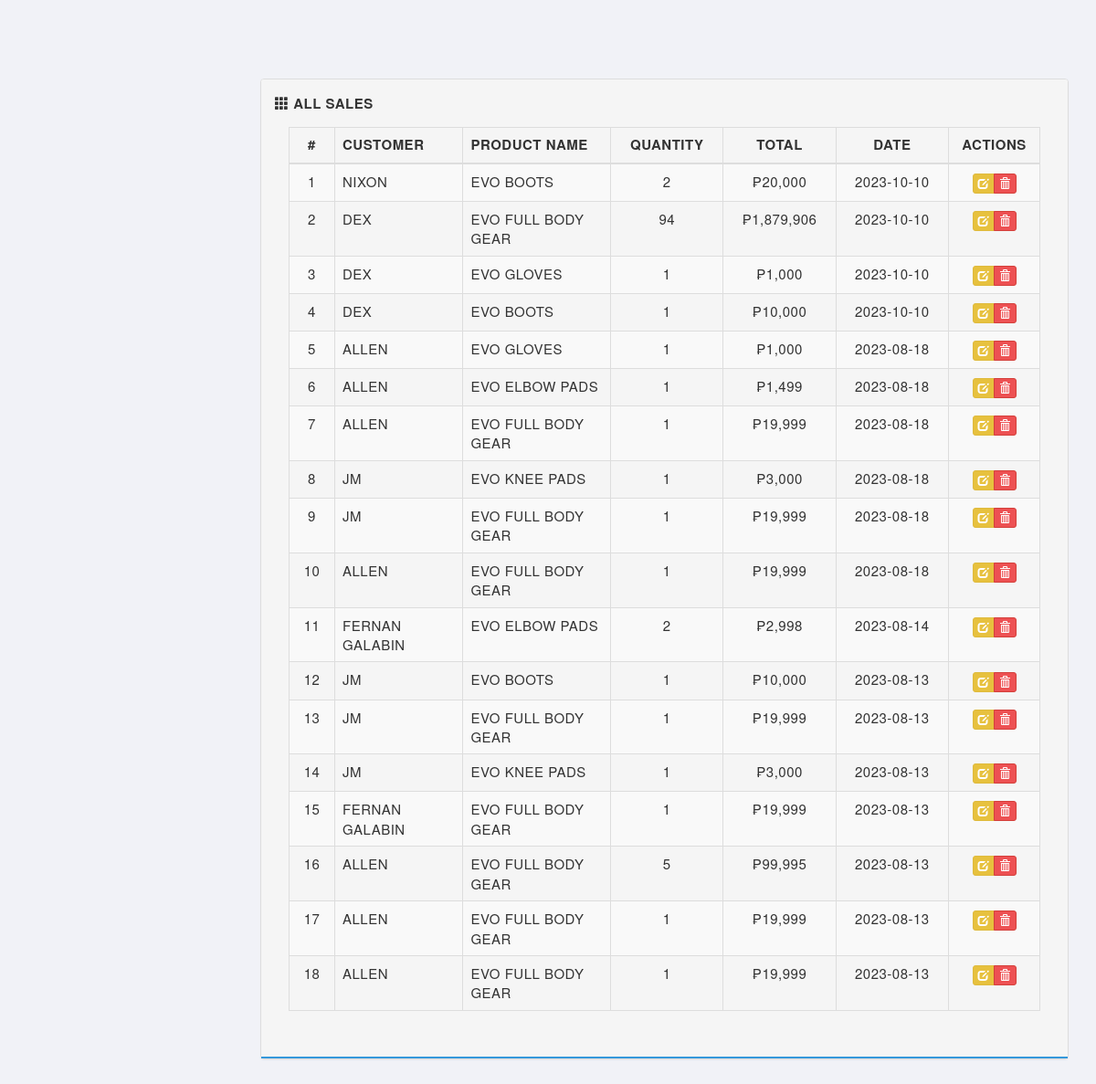
The page /sales.php on the database its author committed.
### tables this page shows
CREATE TABLE `sales` (
  `id` int(11) UNSIGNED NOT NULL,
  `customer_id` int(11) NOT NULL,
  `product_id` int(11) UNSIGNED NOT NULL,
  `qty` int(11) NOT NULL,
  `price` decimal(25,2) NOT NULL,
  `date` date NOT NULL
);

CREATE TABLE `customers` (
  `id` int(11) NOT NULL,
  `fullname` varchar(255) NOT NULL,
  `address` varchar(255) NOT NULL,
  `phone` varchar(255) NOT NULL,
  `created_at` date NOT NULL DEFAULT current_timestamp()
);

CREATE TABLE `products` (
  `id` int(11) UNSIGNED NOT NULL,
  `name` varchar(255) NOT NULL,
  `quantity` varchar(50) DEFAULT NULL,
  `buy_price` decimal(25,2) DEFAULT NULL,
  `sale_price` decimal(25,2) NOT NULL,
  `categorie_id` int(11) UNSIGNED NOT NULL,
  `media_id` int(11) DEFAULT 0,
  `date` datetime NOT NULL
);

### includes/sql.php (called while the page is built, shortened)
<?php
  require_once('includes/load.php');
function find_by_sql($sql)
{
  global $db;
  $result = $db->query($sql);
  $result_set = $db->while_loop($result);
 return $result_set;
}
 function find_all_sale(){
   $sql  = "SELECT s.id,s.qty,s.price,s.date,p.name, c.fullname
            FROM sales s
            LEFT JOIN products p ON s.product_id = p.id
            LEFT JOIN customers c ON s.customer_id = c.id
            ORDER BY s.date DESC";
   return find_by_sql($sql);
 }
?>

### includes/database.php (called while the page is built, shortened)
<?php
class MySqli_DB {
    private $con;
    public $query_id;
public function db_connect()
{
  $this->con = mysqli_connect(DB_HOST,DB_USER,DB_PASS);
  if(!$this->con)
         {
           die(" Database connection failed:". mysqli_connect_error());
         } else {
           $select_db = $this->con->select_db(DB_NAME);
         }
}
public function query($sql)
   {
      if (trim($sql != "")) {
          $this->query_id = $this->con->query($sql);
      }
       return $this->query_id;
   }
public function fetch_array($statement)
{
  return mysqli_fetch_array($statement);
}
public function while_loop($loop){
   $results = array();
   while ($result = $this->fetch_array($loop)) {
      $results[] = $result;
   }
 return $results;
}
}
$db = new MySqli_DB();
?>

### includes/functions.php (called while the page is built, shortened)
<?php
function remove_junk($str){
  $str = nl2br($str);
  $str = htmlspecialchars(strip_tags($str, ENT_QUOTES));
  return $str;
}
function count_id(){
  static $count = 1;
  return $count++;
}
?>

### sales.php (the view, shortened to what this page needs)
<?php
$sales = find_all_sale();
?>
<?php include_once('layouts/header.php'); ?>
<div class="row">
  <div class="col-md-6">
  </div>
</div>
  <div class="row">
    <div class="col-md-12">
      <div class="panel panel-default">
        <div class="panel-heading clearfix">
          <strong>
            <span class="glyphicon glyphicon-th"></span>
            <span>All Sales</span>
          </strong>
        <div class="panel-body">
          <table class="table table-bordered table-striped">
            <thead>
              <tr>
                <th class="text-center" style="width: 50px;">#</th>
                <th> Customer</th>
                <th> Product name </th>
                <th class="text-center" style="width: 15%;"> Quantity</th>
                <th class="text-center" style="width: 15%;"> Total </th>
                <th class="text-center" style="width: 15%;"> Date </th>
                <th class="text-center" style="width: 100px;"> Actions </th>
             </tr>
            </thead>
           <tbody>
             <?php foreach ($sales as $sale):?>
             <tr>
               <td class="text-center"><?php echo count_id();?></td>
               <td><?php echo remove_junk($sale['fullname']); ?></td>
               <td><?php echo remove_junk($sale['name']); ?></td>
               <td class="text-center"><?php echo (int)$sale['qty']; ?></td>
               <td class="text-center">₱<?php echo remove_junk(number_format($sale['price']), 2); ?></td>
               <td class="text-center"><?php echo $sale['date']; ?></td>
               <td class="text-center">
                  <div class="btn-group">
                     <a href="edit_sale.php?id=<?php echo (int)$sale['id'];?>" class="btn btn-warning btn-xs"  title="Edit" data-toggle="tooltip">
                       <span class="glyphicon glyphicon-edit"></span>
                     </a>
                     <a href="delete_sale.php?id=<?php echo (int)$sale['id'];?>" class="btn btn-danger btn-xs"  title="Delete" data-toggle="tooltip">
                       <span class="glyphicon glyphicon-trash"></span>
                     </a>
                  </div>
               </td>
             </tr>
             <?php endforeach;?>
           </tbody>
         </table>
        </div>
      </div>
    </div>
  </div>
<?php include_once('layouts/footer.php'); ?>

### libs/css/main.css (style rules this page uses)
body { font-family: 'Helvetica Neue', Helvetica, Arial, sans-serif; font-weight: 400; overflow-x: hidden; overflow-y: auto; background: #f1f2f7; height: 100%; width: 100%; }
a { color #777; text-decoration: none; }
.panel-default >.panel-heading { background-color: #f5f5f5; border-bottom: 2px solid #3498DB; font-size: 15px; text-transform: uppercase; letter-spacing: .5px; padding: 15px; }
.btn { border-radius: 3px; -webkit-transition: all 300ms ease-in-out; -moz-transition: all 300ms ease-in-out; transition: all 300ms ease-in-out; }
.btn-warning { background-color: #e7c13e; border-color: #dfba3c; }
.btn-danger { background-color: #ed5153 }

### rows shown on the page
sales: count_id "1", customer.fullname "NIXON", product.name "EVO BOOTS", qty "2", price "20,000", date "2023-10-10"
sales: count_id "2", customer.fullname "DEX", product.name "EVO FULL BODY GEAR", qty "94", price "1,879,906", date "2023-10-10"
sales: count_id "3", customer.fullname "DEX", product.name "EVO GLOVES", qty "1", price "1,000", date "2023-10-10"
sales: count_id "4", customer.fullname "DEX", product.name "EVO BOOTS", qty "1", price "10,000", date "2023-10-10"
sales: count_id "5", customer.fullname "ALLEN", product.name "EVO GLOVES", qty "1", price "1,000", date "2023-08-18"
sales: count_id "6", customer.fullname "ALLEN", product.name "EVO ELBOW PADS", qty "1", price "1,499", date "2023-08-18"
sales: count_id "7", customer.fullname "ALLEN", product.name "EVO FULL BODY GEAR", qty "1", price "19,999", date "2023-08-18"
sales: count_id "8", customer.fullname "JM", product.name "EVO KNEE PADS", qty "1", price "3,000", date "2023-08-18"
sales: count_id "9", customer.fullname "JM", product.name "EVO FULL BODY GEAR", qty "1", price "19,999", date "2023-08-18"
sales: count_id "10", customer.fullname "ALLEN", product.name "EVO FULL BODY GEAR", qty "1", price "19,999", date "2023-08-18"
sales: count_id "11", customer.fullname "FERNAN GALABIN", product.name "EVO ELBOW PADS", qty "2", price "2,998", date "2023-08-14"
sales: count_id "12", customer.fullname "JM", product.name "EVO BOOTS", qty "1", price "10,000", date "2023-08-13"
sales: count_id "13", customer.fullname "JM", product.name "EVO FULL BODY GEAR", qty "1", price "19,999", date "2023-08-13"
sales: count_id "14", customer.fullname "JM", product.name "EVO KNEE PADS", qty "1", price "3,000", date "2023-08-13"
sales: count_id "15", customer.fullname "FERNAN GALABIN", product.name "EVO FULL BODY GEAR", qty "1", price "19,999", date "2023-08-13"
sales: count_id "16", customer.fullname "ALLEN", product.name "EVO FULL BODY GEAR", qty "5", price "99,995", date "2023-08-13"
sales: count_id "17", customer.fullname "ALLEN", product.name "EVO FULL BODY GEAR", qty "1", price "19,999", date "2023-08-13"
sales: count_id "18", customer.fullname "ALLEN", product.name "EVO FULL BODY GEAR", qty "1", price "19,999", date "2023-08-13"
